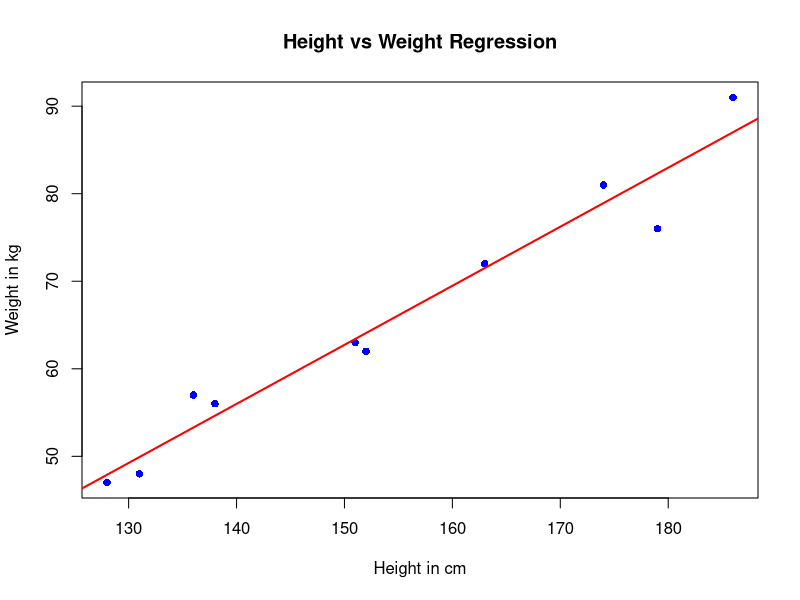

Source code (R):
X <- c(151, 174, 138, 186, 128, 136, 179, 163, 152, 131)
Y <- c(63, 81, 56, 91, 47, 57, 76, 72, 62, 48)

plot(X, Y, 
col = "blue", 
main = "Height vs Weight Regression", 
pch = 16, 
xlab = "Height in cm", 
ylab = "Weight in kg")

relation <- lm(Y ~ X)

abline(relation, col = "red", lwd = 2)  # Adding the regression line

print(relation)
print(summary(relation))

a <- data.frame(X = 170)
result <- predict(relation, a)
print(result)
